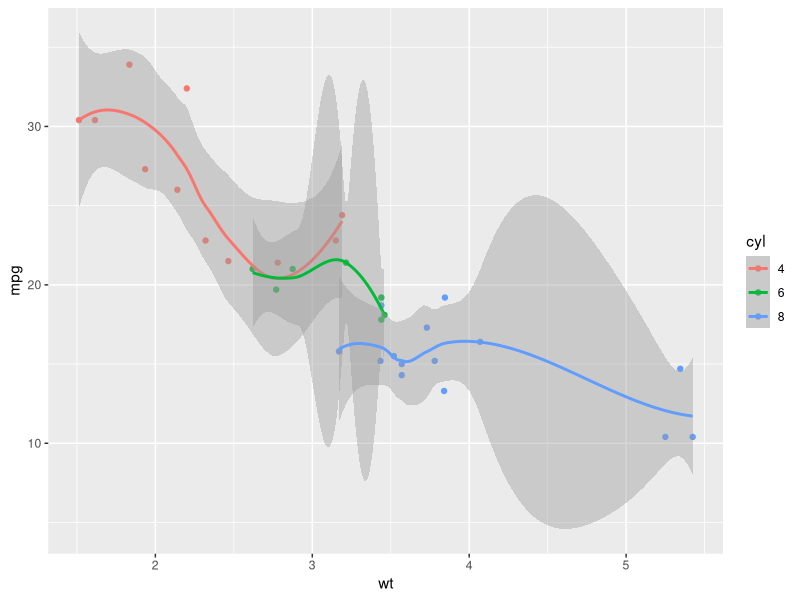

Reproduce this figure in R.
## ---- chunk 1
knitr::opts_chunk$set(echo = FALSE)
require(ggplot2)
## ---- chunk 2
mtcars$cyl <- as.factor(mtcars$cyl)
p <- ggplot(mtcars, aes(x=wt, y=mpg, color=cyl)) + geom_point() 
p <- p + geom_smooth(method="loess",    formula='y~x', se=TRUE,  fullrange=FALSE, level=0.9)
p
